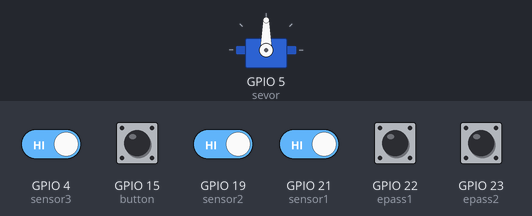
Recording of a sketch running on a simulated ESP32. Shown: servo. Inputs (shaded band) come from the test bench; at power-on: GPIO 4 (sensor3), GPIO 15 (button), GPIO 19 (sensor2), GPIO 21 (sensor1), GPIO 22 (epass1), GPIO 23 (epass2) HIGH. WiFi joins after 1.5 s; servers stay silent unless stated; what the sketch prints to the serial monitor is not drawn.

Above: at 2.7 s.
2.8 s: GPIO 21 (sensor1) driven LOW
4.3 s: GPIO 19 (sensor2) driven LOW
5.8 s: GPIO 15 (button) pulled LOW for 0.15 s
At 6.17 s:
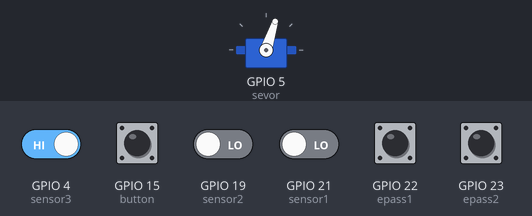
7.7 s: GPIO 4 (sensor3) driven LOW
10.7 s: GPIO 23 (epass2) pulled LOW for 1 s
At 11.61 s:
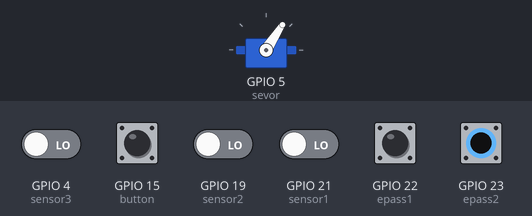
14.7 s: GPIO 15 (button) pulled LOW for 1 s
At 19.4 s:
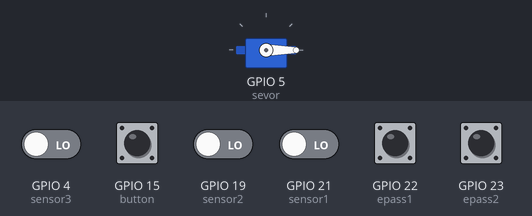
Timing chart, 0 to 19.7 s (numbered marks = the images above; inputs shaded):
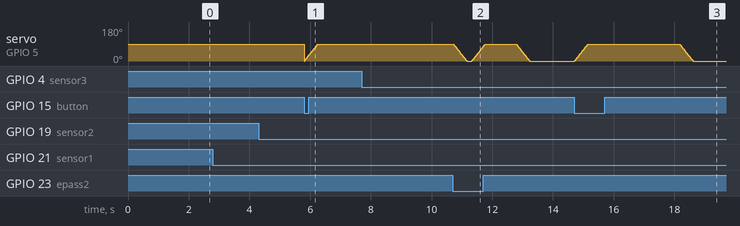

Measured:
- after the input at 2.8 s, every drawn part: stays the same
- after the input at 4.3 s, every drawn part: stays the same
- after the input at 7.7 s, every drawn part: stays the same
- after the input at 14.7 s, servo on GPIO 5 (sevor): rises from 0° to 90° in 0.45 s, then falls to 0° in 3.5 s

The sketch:

NonstopETC.ino
```cpp
#include <stdio.h>
#include <esp_http_server.h>
#include <Arduino.h>
#include <ESP32Servo.h>
#include <WiFi.h>
#include <string.h>
#include <WiFiClient.h>
#include <WebServer.h>
#include <Firebase_ESP_Client.h>
#include "addons/TokenHelper.h"
#include "addons/RTDBHelper.h"

#define FIREBASE_HOST "https://testnonstopetc-default-rtdb.firebaseio.com/"
#define FIREBASE_AUTH "AIzaSyBzwJ--szt5c6xGhA14Nl2b1NHFrNVq8Uo"

FirebaseData firebaseData;
FirebaseAuth auth;
FirebaseConfig config;

unsigned long sendDataPrevMillis = 0;
int count = 0;
bool signupOK = false;

const int button = 15;
const int sensor1 = 21;
const int sensor2 = 19;
const int sensor3 = 4;
const int sevor = 5;
const int epass1 = 22;
const int epass2 = 23;
const int lcdColumns = 16;
const int lcdRows = 2;

bool isPress = false;
Servo barrier;
bool onoff;

float start_time = 0;
float end_time = 0;
float time1;
float speed;

const char *ssid = "WIFI OFF";
const char *password = "khong12345678";


typedef enum{
  IDLE,
  COUNT_TIME,
  CALC,
  P_CONTROL,
  S_CONTROL
}state;

state current_state = IDLE;

bool read_sensor1(){
  if(digitalRead(sensor1)== LOW){
    return 1;
  }
  else{
    return 0;
  }
}
bool read_sensor2(){
  if(digitalRead(sensor2)== LOW){
    return 1;
  }
  else{
    return 0;
  }
}
bool read_sensor3(){
  if(digitalRead(sensor3)== LOW){
    return 1;
  }
  else{
    return 0;
  }
}
int check_Epass(){
  if(digitalRead(epass1)== LOW && digitalRead(epass2) == HIGH){
    return 1;                                                               // The ePass khong hop le
  }
  else if(digitalRead(epass1)== HIGH && digitalRead(epass2) == LOW){
    return 2;                                                               // The ePass hop le
  }
  else {
    return 0;                                                               // Khong co xe
  }
}

void IRAM_ATTR isr(){
  isPress = true;
}
void OnBarrier (){
  if(onoff){
    for (int i = 90; i >= 0; i--){
    barrier.write(i);
    delay(5);
    }
    onoff = false;
  }
  else{
      for (int i = 0; i <= 90; i++){
        barrier.write(i);
        delay(5);
      }
      onoff = true;
  }
}

//////////////////////////////////////////////////
void setup(){
  Serial.begin(115200);
  barrier.attach(sevor);
  pinMode(button, INPUT_PULLUP);
  pinMode(sensor1, INPUT_PULLUP);
  pinMode(sensor2, INPUT_PULLUP);
  pinMode(sensor3, INPUT_PULLUP);
  pinMode(epass1, INPUT_PULLUP);
  pinMode(epass2, INPUT_PULLUP);
  attachInterrupt(button, isr,FALLING);

  WiFi.begin(ssid, password);
  while (WiFi.status() != WL_CONNECTED){
    delay(500);
    Serial.print("Connecting");
    Serial.print(".");
  }
  Serial.println("");
  Serial.println("WiFi connected");


  config.api_key = FIREBASE_AUTH;
  config.database_url = FIREBASE_HOST;

  if (Firebase.signUp(&config, &auth, "", "")){
    Serial.println("Sign up --> OK");
    signupOK = true;
  }
  else{
    Serial.printf("%s\n", config.signer.signupError.message.c_str());
  }
  config.token_status_callback = tokenStatusCallback;

  Firebase.begin(&config, &auth);
  Firebase.reconnectWiFi(true);
}
void loop(){
  switch(current_state){
    case IDLE:
        if(read_sensor1()){
          start_time = millis();
          Serial.printf("Sensor1 has a passing vehicle at: %f\n",start_time);
          Serial.println("Watting detect sensor2......");
          current_state = COUNT_TIME;
        }
        else{
          current_state = IDLE;
        }
        break;
    case COUNT_TIME:
        if(read_sensor2()){
          end_time = millis();
          Serial.printf("Sensor2 has a passing vehicle at: %f\n", end_time);
          time1 = end_time - start_time;
          Serial.printf("Time: %f\n", time1);
          speed = 3.6*(8000 / time1);
          Serial.printf("Speed: %f Km/h\n",speed);
          current_state = CALC;

          Firebase.RTDB.setFloat(&firebaseData,"Speed",speed);
          //Serial.println("PATH: " + firebaseData.dataPath());               // kiem tra du lieu gui len Firebase
          //Serial.println("TYPE: " + firebaseData.dataType());
          //Serial.println("REASON: " + firebaseData.errorReason());
        }
        else{
          current_state = COUNT_TIME;
        }
        break;
    case CALC:
        if(check_Epass() == 2){
          Serial.println("Valid Epass --> Turn on Barrier");
          OnBarrier();
          current_state = S_CONTROL;
        }
        else {
          Serial.println("Illegal ePass ");
          current_state = P_CONTROL;
        }
        break;
    case S_CONTROL:
        if(read_sensor3()){
          Serial.println("Dertect sensor 3 ---> Turn off Barrier");
          delay(1000);
          OnBarrier();
          current_state = IDLE;
        }
        else{
          current_state = S_CONTROL;
        }
        break;
    case P_CONTROL:
        if (isPress){
          Serial.printf("Button has been pressed\n");
          OnBarrier();
          isPress = false;
          Serial.printf("Watting detect sensor3.");
          while(read_sensor3() == 0){
            Serial.printf(".");
            delay(5);
          }
          Serial.println("\nDetected sensor 3 ---> Turn off Barrier...");
          delay(3000);
          OnBarrier();
          current_state = IDLE;
        }
        else{
          current_state = P_CONTROL;
        }
        break;
  }
}
```
